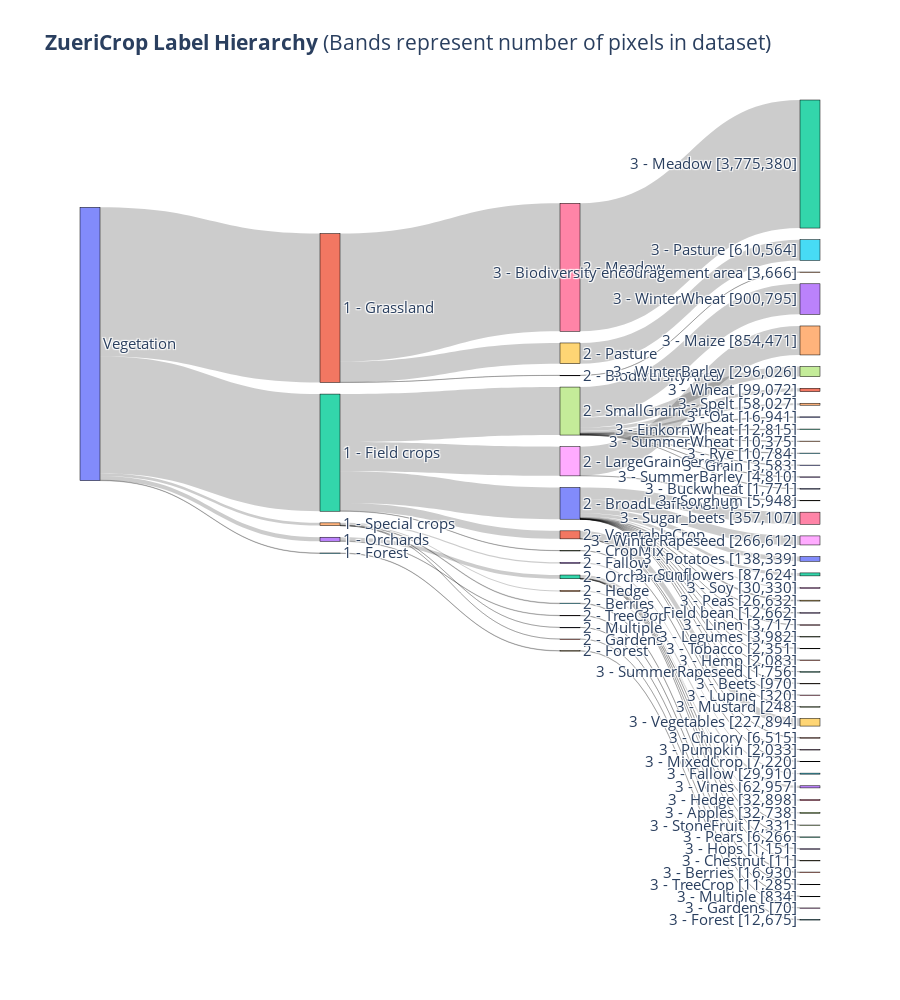

Write notebook code for a chart like this one.
### Code cell
# Prepare data for Sankey diagram
node_labels = ["Vegetation"]

# Create labels for tier 1 nodes
tier1_labels = [f"1 - {dataset_info['tier1'][i]}" for i in sorted(list(pixels_by_tier_category['tier1'].keys())) if i != 0]
node_labels.extend(tier1_labels)

# Create labels for tier 2 nodes
tier2_labels = [f"2 - {dataset_info['tier2'][i]}" for i in sorted(list(pixels_by_tier_category['tier2'].keys())) if i != 0]
node_labels.extend(tier2_labels)

# Create labels for tier 3 nodes
tier3_labels = [f"3 - {dataset_info['tier3'][i]} [{pixels_by_tier_category['tier3'][i]:,}]" for i in sorted(list(pixels_by_tier_category['tier3'].keys())) if i != 0]
node_labels.extend(tier3_labels)

# Create source and target lists based on the provided relationships
sources = []
targets = []
values = []

# Tier1 to Vegetation links
for i, t1_index in enumerate(tier1_labels):

    sources.append(0)  # Index of Vegetation node
    targets.append(i+1)  # Adjust index for tier 1 node
    values.append(pixels_by_tier_category['tier1'][i+1])

# Tier2 to Tier1 links
for i, t1_index in enumerate(tier2_to_tier1):
    if i == 0:
        continue
    targets.append(len(tier1_labels) + i)  # Adjust index for tier 2 node
    sources.append(t1_index)  # Adjust index for tier 1 node
    values.append(pixels_by_tier_category['tier2'][i])

# Tier3 to Tier2 links
for i, t2_index in enumerate(tier3_to_tier2):
    if i == 0:
        continue
    targets.append(len(tier1_labels) + len(tier2_labels) + i)  # Index of tier 3 node
    sources.append(len(tier1_labels) + t2_index)  # Adjust index for tier 2 node
    values.append(pixels_by_tier_category['tier3'][i])

# Create the Sankey diagram using Plotly
fig = go.Figure(data=[go.Sankey(
    node=dict(
        pad=15,
        thickness=20,
        line=dict(color="black", width=0.5),
        label=node_labels,
    ),
    link=dict(
        source=sources,
        target=targets,
        value=values
    ),
    arrangement='snap'
)])

fig.update_layout(title_text="<b>ZueriCrop Label Hierarchy</b> (Bands represent number of pixels in dataset)", font_size=15, height=1000)

fig.write_image("../assets/ZueriCrop_2.0_Tiers_Sankey.pdf", width=1200, height=1600)

fig.show()

### Figure 1 — Plotly figure (JSON) as saved in the notebook; plotly's stock layout.template omitted (floating-point values rounded to 4 significant figures)
{"data": [{"arrangement": "snap", "link": {"source": [0, 0, 0, 0, 0, 1, 2, 2, 1, 2, 2, 3, 4, 4, 4, 3, 2, 1, 5, 4, 4, 6, 7, 8, 9, 10, 7, 10, 11, 10, 7, 10, 12, 7, 13, 14, 12, 10, 10, 7, 15, 7, 10, 7, 7, 16, 12, 17, 8, 7, 11, 12, 7, 18, 19, 10, 10, 11, 10, 7, 10, 10, 12, 10, 20, 10, 10, 21, 12], "target": [1, 2, 3, 4, 5, 6, 7, 8, 9, 10, 11, 12, 13, 14, 15, 16, 17, 18, 19, 20, 21, 22, 23, 24, 25, 26, 27, 28, 29, 30, 31, 32, 33, 34, 35, 36, 37, 38, 39, 40, 41, 42, 43, 44, 45, 46, 47, 48, 49, 50, 51, 52, 53, 54, 55, 56, 57, 58, 59, 60, 61, 62, 63, 64, 65, 66, 67, 68, 69], "value": [4389610, 3453813, 121739, 80642, 12675, 3775380, 1414999, 860419, 610564, 934733, 236442, 110454, 29910, 32898, 16930, 11285, 7220, 3666, 12675, 834, 70, 3775380, 900795, 854471, 610564, 357107, 296026, 266612, 227894, 138339, 99072, 87624, 62957, 58027, 29910, 32898, 32738, 30330, 26632, 16941, 16930, 12815, 12662, 10375, 10784, 11285, 7331, 7220, 5948, 3583, 6515, 6266, 4810, 3666, 12675, 3717, 3982, 2033, 2351, 1771, 2083, 1756, 1151, 970, 834, 320, 248, 70, 11]}, "node": {"label": ["Vegetation", "1 - Grassland", "1 - Field crops", "1 - Orchards", "1 - Special crops", "1 - Forest", "2 - Meadow", "2 - SmallGrainCereal", "2 - LargeGrainCereal", "2 - Pasture", "2 - BroadLeafRowCrop", "2 - VegetableCrop", "2 - OrchardCrop", "2 - Fallow", "2 - Hedge", "2 - Berries", "2 - TreeCrop", "2 - CropMix", "2 - BiodiversityArea", "2 - Forest", "2 - Multiple", "2 - Gardens", "3 - Meadow [3,775,380]", "3 - WinterWheat [900,795]", "3 - Maize [854,471]", "3 - Pasture [610,564]", "3 - Sugar_beets [357,107]", "3 - WinterBarley [296,026]", "3 - WinterRapeseed [266,612]", "3 - Vegetables [227,894]", "3 - Potatoes [138,339]", "3 - Wheat [99,072]", "3 - Sunflowers [87,624]", "3 - Vines [62,957]", "3 - Spelt [58,027]", "3 - Fallow [29,910]", "3 - Hedge [32,898]", "3 - Apples [32,738]", "3 - Soy [30,330]", "3 - Peas [26,632]", "3 - Oat [16,941]", "3 - Berries [16,930]", "3 - EinkornWheat [12,815]", "3 - Field bean [12,662]", "3 - SummerWheat [10,375]", "3 - Rye [10,784]", "3 - TreeCrop [11,285]", "3 - StoneFruit [7,331]", "3 - MixedCrop [7,220]", "3 - Sorghum [5,948]", "3 - Grain [3,583]", "3 - Chicory [6,515]", "3 - Pears [6,266]", "3 - SummerBarley [4,810]", "3 - Biodiversity encouragement area [3,666]", "3 - Forest [12,675]", "3 - Linen [3,717]", "3 - Legumes [3,982]", "3 - Pumpkin [2,033]", "3 - Tobacco [2,351]", "3 - Buckwheat [1,771]", "3 - Hemp [2,083]", "3 - SummerRapeseed [1,756]", "3 - Hops [1,151]", "3 - Beets [970]", "3 - Multiple [834]", "3 - Lupine [320]", "3 - Mustard [248]", "3 - Gardens [70]", "3 - Chestnut [11]"], "line": {"color": "black", "width": 0.5}, "pad": 15, "thickness": 20}, "type": "sankey"}], "layout": {"font": {"size": 15}, "height": 1000, "title": {"text": "<b>ZueriCrop Label Hierarchy</b> (Bands represent number of pixels in dataset)"}}}
